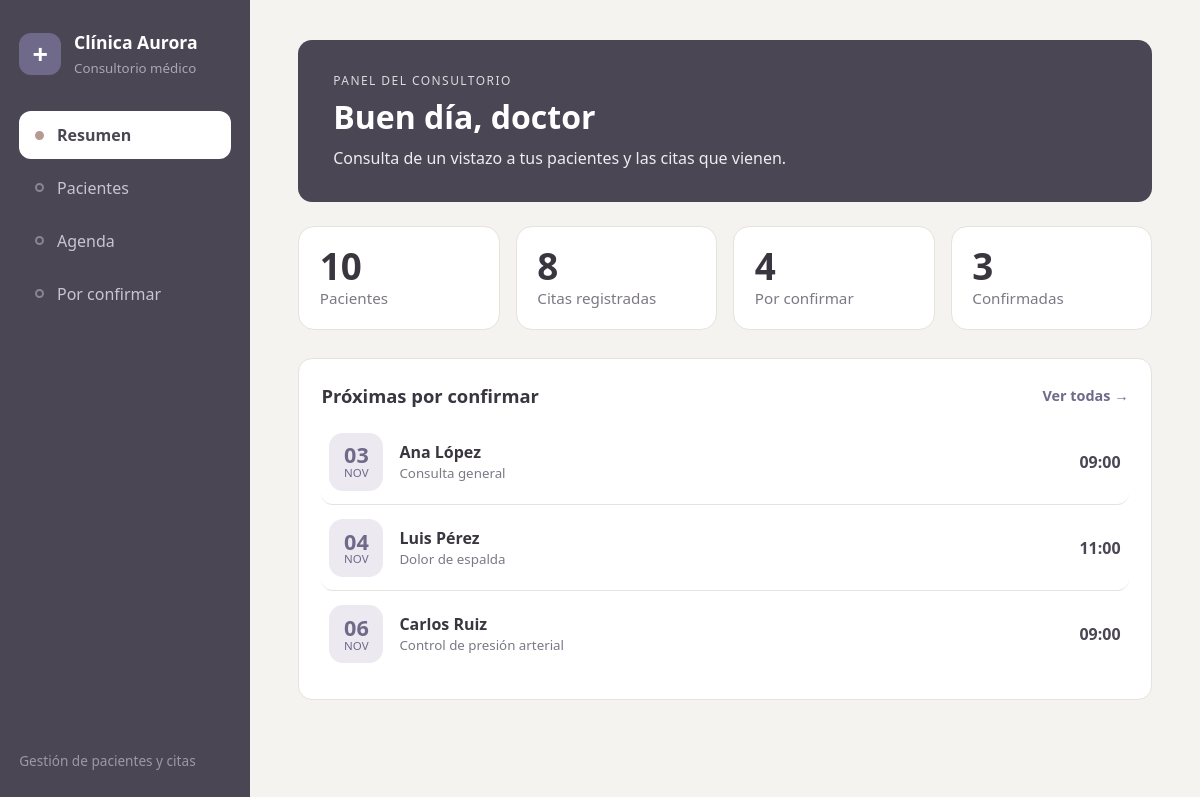
The page / on the database its author committed.
### citas/models.py (models this page shows, shortened)
class Cita(models.Model):
    PENDIENTE = "Pendiente"
    CONFIRMADA = "Confirmada"
    CANCELADA = "Cancelada"
    ESTADOS = [
        (PENDIENTE, "Pendiente"),
        (CONFIRMADA, "Confirmada"),
        (CANCELADA, "Cancelada"),
    ]
    paciente = models.ForeignKey(
        Paciente, on_delete=models.CASCADE, related_name="citas"
    )
    fecha = models.DateField()
    hora = models.TimeField()
    motivo = models.CharField(max_length=200)
    estado = models.CharField(max_length=10, choices=ESTADOS, default=PENDIENTE)
    class Meta:
        ordering = ["fecha", "hora"]

class Paciente(models.Model):
    nombre = models.CharField(max_length=100)
    apellido = models.CharField(max_length=100)
    edad = models.IntegerField()
    telefono = models.CharField(max_length=20)
    correo = models.EmailField()
    class Meta:
        ordering = ["apellido", "nombre"]
    def __str__(self):
        return f"{self.nombre} {self.apellido}"

### citas/views.py (the view)
# urls.py: path("", views.inicio, name="inicio"),
def inicio(request):
    pendientes = Cita.objects.select_related("paciente").filter(estado=Cita.PENDIENTE)
    contexto = {
        "total_pacientes": Paciente.objects.count(),
        "total_citas": Cita.objects.count(),
        "total_pendientes": pendientes.count(),
        "total_confirmadas": Cita.objects.filter(estado=Cita.CONFIRMADA).count(),
        "proximas": pendientes[:3],
    }
    return render(request, "citas/inicio.html", contexto)

### citas/templates/citas/inicio.html (shortened to what this page needs)
{% extends "citas/base.html" %}
{% block contenido %}
<section class="portada">
    <p class="sobretitulo">Panel del consultorio</p>
    <h1>Buen día, doctor</h1>
    <p>Consulta de un vistazo a tus pacientes y las citas que vienen.</p>
</section>
<section class="metricas">
    <a class="metrica" href="{% url 'lista_pacientes' %}">
        <span class="metrica-numero">{{ total_pacientes }}</span>
        <span class="metrica-texto">Pacientes</span>
    </a>
    <a class="metrica" href="{% url 'lista_citas' %}">
        <span class="metrica-numero">{{ total_citas }}</span>
        <span class="metrica-texto">Citas registradas</span>
    </a>
    <a class="metrica metrica-aviso" href="{% url 'citas_pendientes' %}">
        <span class="metrica-numero">{{ total_pendientes }}</span>
        <span class="metrica-texto">Por confirmar</span>
    </a>
    <div class="metrica metrica-ok">
        <span class="metrica-numero">{{ total_confirmadas }}</span>
        <span class="metrica-texto">Confirmadas</span>
    </div>
</section>
<section class="bloque">
    <div class="bloque-cabecera">
        <h2>Próximas por confirmar</h2>
        <a href="{% url 'citas_pendientes' %}" class="enlace-flecha">Ver todas →</a>
    </div>
    {% for c in proximas %}
    <a class="fila-cita" href="{% url 'detalle_paciente' c.paciente.id %}">
        <span class="fecha-chip"><b>{{ c.fecha|date:"d" }}</b>{{ c.fecha|date:"M" }}</span>
        <span class="fila-info">
            <strong>{{ c.paciente }}</strong>
            <small>{{ c.motivo }}</small>
        </span>
        <span class="hora">{{ c.hora|time:"H:i" }}</span>
    </a>
    {% empty %}
    <p class="vacio">No hay citas por confirmar.</p>
    {% endfor %}
</section>
{% endblock %}

### citas/templates/citas/base.html (shortened to what this page needs)
{% load static %}
<!DOCTYPE html>
<html lang="es">
<head>
    <link rel="stylesheet" href="{% static 'citas/css/estilos.css' %}">
</head>
<body>
    <aside class="lateral">
        <div class="marca">
            <span class="marca-icono">+</span>
            <div>
                <strong>Clínica Aurora</strong>
                <small>Consultorio médico</small>
            </div>
        </div>
        <nav class="navegacion">
            <a href="{% url 'inicio' %}" class="{% if request.path == '/' %}activo{% endif %}">
                <span class="punto"></span>Resumen
            </a>
            <a href="{% url 'lista_pacientes' %}" class="{% if '/pacientes' in request.path %}activo{% endif %}">
                <span class="punto"></span>Pacientes
            </a>
            <a href="{% url 'lista_citas' %}" class="{% if request.path == '/citas/' %}activo{% endif %}">
                <span class="punto"></span>Agenda
            </a>
            <a href="{% url 'citas_pendientes' %}" class="{% if 'pendientes' in request.path %}activo{% endif %}">
                <span class="punto"></span>Por confirmar
            </a>
        </nav>
        <p class="lateral-pie">Gestión de pacientes y citas</p>
    </aside>
    <main class="principal">
        {% block contenido %}{% endblock %}
    </main>
</body>
</html>

### citas/static/citas/css/estilos.css (style rules this page uses)
:root { --fondo: #f5f3f0; --papel: #ffffff; --tinta: #3a3640; --suave: #7d7885; --linea: #e6e2dc; --lateral: #4a4654; --lateral-claro: #5d5869; --acento: #6f6a8a; --coral: #b79a94; --ambar: #c4a974; --verde: #86a897; --radio: 16px; --sombra: none; }
* { box-sizing: border-box; margin: 0; padding: 0; }
body { font-family: "Trebuchet MS", "Segoe UI", sans-serif; background: var(--fondo); color: var(--tinta); line-height: 1.5; min-height: 100vh; }
a { color: inherit; text-decoration: none; }
.lateral { position: fixed; inset: 0 auto 0 0; width: 250px; background: var(--lateral); color: #e4e1e8; padding: 1.8rem 1.2rem; display: flex; flex-direction: column; gap: 2rem; z-index: 20; }
.marca { display: flex; align-items: center; gap: 0.8rem; }
.marca strong { display: block; color: #fff; font-size: 1.1rem; }
.marca small { color: #aaa6b3; }
.marca-icono { width: 42px; height: 42px; border-radius: 12px; background: var(--acento); display: grid; place-items: center; font-size: 1.7rem; font-weight: bold; color: #fff; }
.navegacion { display: flex; flex-direction: column; gap: 0.3rem; }
.navegacion a { display: flex; align-items: center; gap: 0.8rem; padding: 0.75rem 1rem; border-radius: 12px; color: #c9c5d0; transition: background 0.2s, color 0.2s; }
.navegacion .punto { width: 9px; height: 9px; border-radius: 50%; border: 2px solid #8a8594; }
.navegacion a.activo { background: #fff; color: var(--lateral); font-weight: bold; }
.navegacion a.activo .punto { background: var(--coral); border-color: var(--coral); }
.lateral-pie { margin-top: auto; font-size: 0.85rem; color: #9d98a6; }
.principal { margin-left: 250px; padding: 2.5rem 3rem 3rem; max-width: 1100px; }
.portada { background: var(--lateral); color: #fff; border-radius: 14px; padding: 2rem 2.2rem; margin-bottom: 1.5rem; }
.sobretitulo { text-transform: uppercase; letter-spacing: 0.12em; font-size: 0.75rem; opacity: 0.8; }
.portada h1 { font-size: 2rem; margin: 0.2rem 0 0.3rem; }
.portada p:last-child { opacity: 0.9; }
.metricas { display: grid; grid-template-columns: repeat(auto-fit, minmax(170px, 1fr)); gap: 1rem; margin-bottom: 1.8rem; }
.metrica { background: var(--papel); border-radius: var(--radio); padding: 1.2rem 1.3rem; box-shadow: var(--sombra); display: flex; flex-direction: column; border: 1px solid var(--linea); transition: transform 0.2s; }
.metrica-numero { font-size: 2.3rem; font-weight: bold; line-height: 1.1; }
.metrica-texto { color: var(--suave); font-size: 0.95rem; }
.bloque { background: var(--papel); border: 1px solid var(--linea); border-radius: 14px; padding: 1.4rem; box-shadow: var(--sombra); margin-top: 1.5rem; }
.bloque-cabecera { display: flex; justify-content: space-between; align-items: center; margin-bottom: 0.6rem; }
.bloque-cabecera h2 { font-size: 1.15rem; }
.enlace-flecha { color: var(--acento); font-weight: bold; font-size: 0.9rem; }
.fila-cita { display: flex; align-items: center; gap: 1rem; padding: 0.85rem 0.5rem; border-bottom: 1px solid var(--linea); }
.fila-cita:last-child { border-bottom: none; }
a.fila-cita { border-radius: 12px; transition: background 0.2s; }
.fila-info { flex: 1; display: flex; flex-direction: column; min-width: 0; }
.fila-info small { color: var(--suave); }
.fecha-chip { width: 54px; height: 58px; border-radius: 14px; background: #eceaf0; color: var(--acento); display: flex; flex-direction: column; align-items: center; justify-content: center; font-size: 0.72rem; text-transform: uppercase; line-height: 1.1; flex-shrink: 0; }
.fecha-chip b { font-size: 1.35rem; }
.hora { font-weight: bold; color: var(--lateral); }

### rows shown on the page
Cita: fecha "03", fecha "NOV", paciente "Ana López", motivo "Consulta general", hora "09:00"
Cita: fecha "04", fecha "NOV", paciente "Luis Pérez", motivo "Dolor de espalda", hora "11:00"
Cita: fecha "06", fecha "NOV", paciente "Carlos Ruiz", motivo "Control de presión arterial", hora "09:00"

### other values the page prints
{{ total_pacientes }} "10"
{{ total_citas }} "8"
{{ total_pendientes }} "4"
{{ total_confirmadas }} "3"
